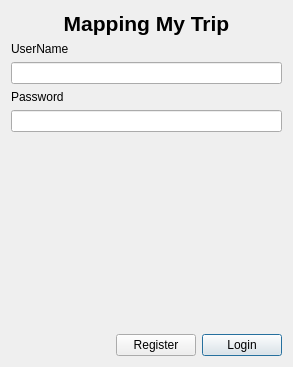
<?xml version="1.0" encoding="UTF-8"?>
<ui version="4.0">
 <class>LoginDialog</class>
 <widget class="QDialog" name="LoginDialog">
  <property name="geometry">
   <rect>
    <x>0</x>
    <y>0</y>
    <width>293</width>
    <height>367</height>
   </rect>
  </property>
  <property name="windowTitle">
   <string>Login</string>
  </property>
  <layout class="QVBoxLayout" name="verticalLayout" stretch="0,0,0,0,0,1,0">
   <item>
    <widget class="QLabel" name="label">
     <property name="sizePolicy">
      <sizepolicy hsizetype="Preferred" vsizetype="Minimum">
       <horstretch>0</horstretch>
       <verstretch>0</verstretch>
      </sizepolicy>
     </property>
     <property name="font">
      <font>
       <pointsize>16</pointsize>
       <bold>true</bold>
      </font>
     </property>
     <property name="text">
      <string>Mapping My Trip</string>
     </property>
     <property name="alignment">
      <set>Qt::AlignCenter</set>
     </property>
    </widget>
   </item>
   <item>
    <widget class="QLabel" name="userNameLabel">
     <property name="text">
      <string>UserName</string>
     </property>
    </widget>
   </item>
   <item>
    <widget class="QLineEdit" name="userNameLineEdit"/>
   </item>
   <item>
    <widget class="QLabel" name="passwordLabel">
     <property name="text">
      <string>Password</string>
     </property>
    </widget>
   </item>
   <item>
    <widget class="QLineEdit" name="passwordLineEdit">
     <property name="text">
      <string/>
     </property>
    </widget>
   </item>
   <item>
    <layout class="QFormLayout" name="formLayout">
     <property name="formAlignment">
      <set>Qt::AlignLeading|Qt::AlignLeft|Qt::AlignVCenter</set>
     </property>
     <item row="2" column="0">
      <widget class="QLabel" name="label_tourist">
       <property name="text">
        <string/>
       </property>
      </widget>
     </item>
    </layout>
   </item>
   <item>
    <layout class="QHBoxLayout" name="horizontalLayout">
     <item>
      <spacer name="horizontalSpacer">
       <property name="orientation">
        <enum>Qt::Horizontal</enum>
       </property>
       <property name="sizeHint" stdset="0">
        <size>
         <width>40</width>
         <height>20</height>
        </size>
       </property>
      </spacer>
     </item>
     <item>
      <widget class="QPushButton" name="registerButton">
       <property name="text">
        <string>Register</string>
       </property>
       <property name="autoDefault">
        <bool>false</bool>
       </property>
      </widget>
     </item>
     <item>
      <widget class="QPushButton" name="loginButton">
       <property name="text">
        <string>Login</string>
       </property>
      </widget>
     </item>
    </layout>
   </item>
  </layout>
 </widget>
 <resources/>
 <connections/>
</ui>
